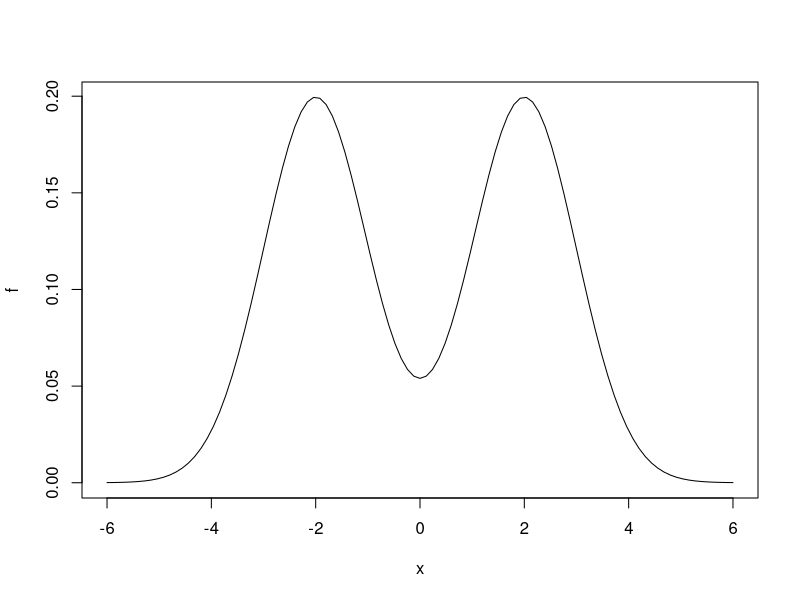
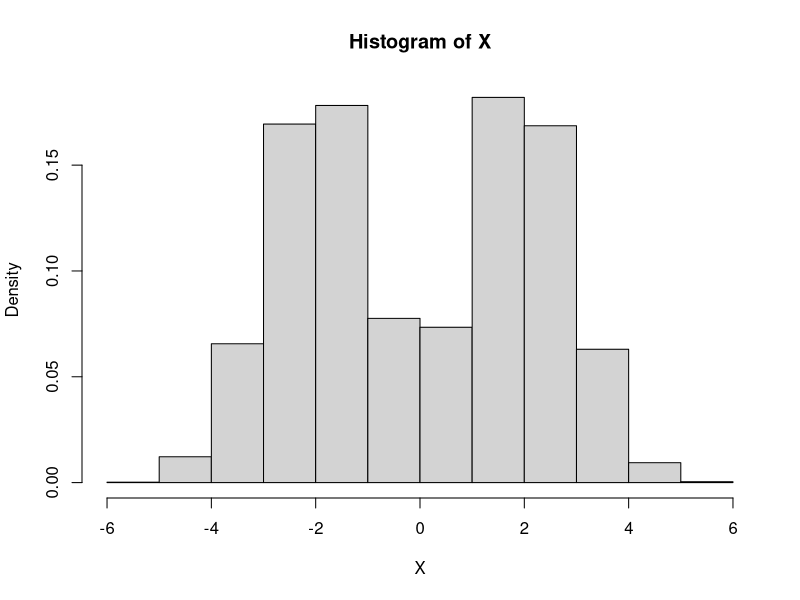
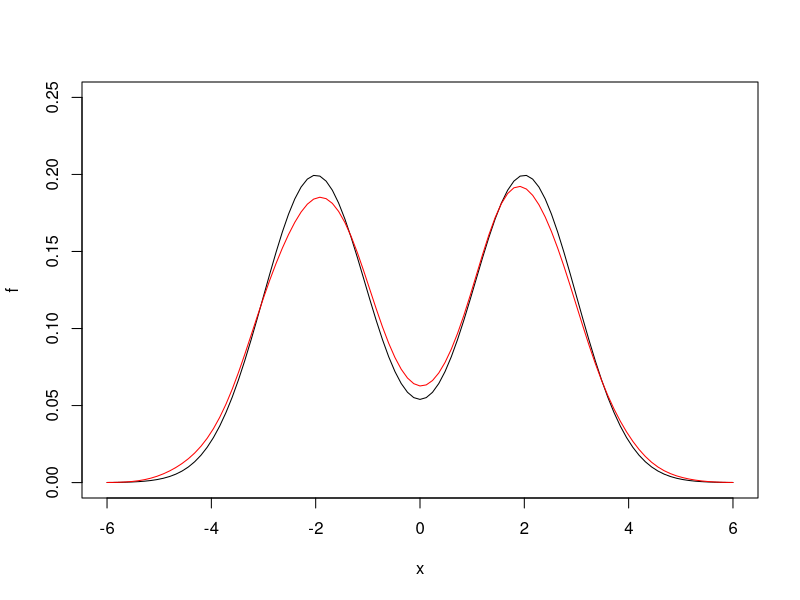
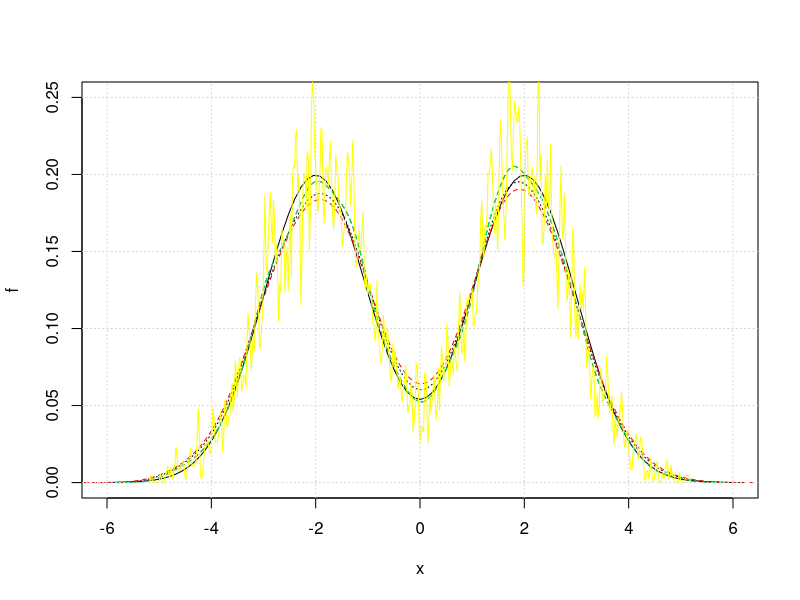
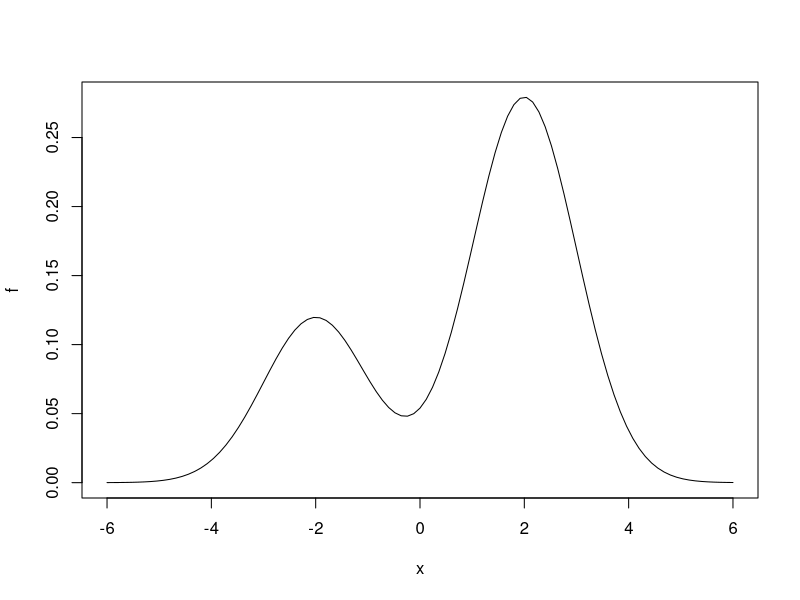
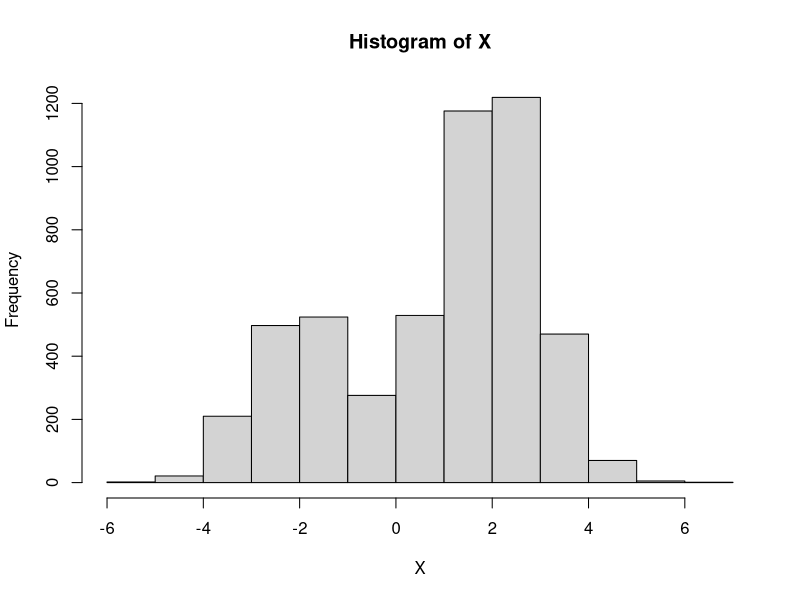
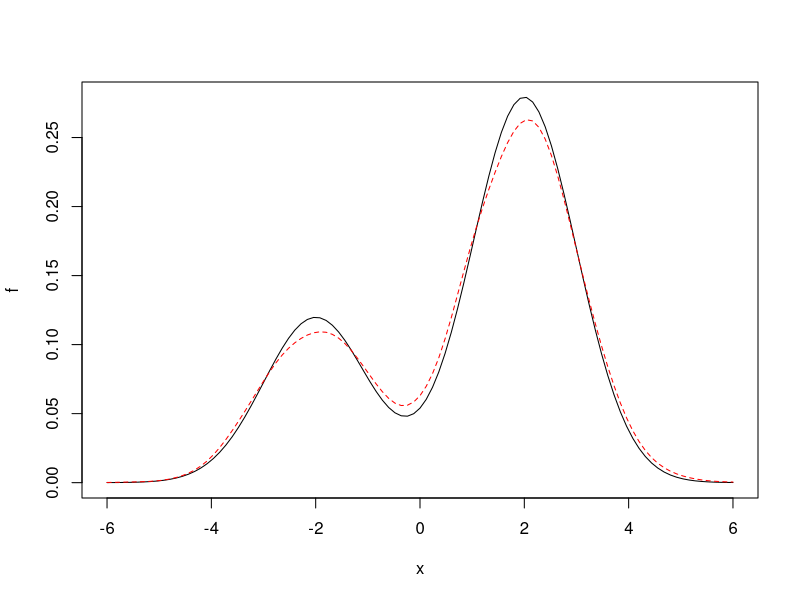
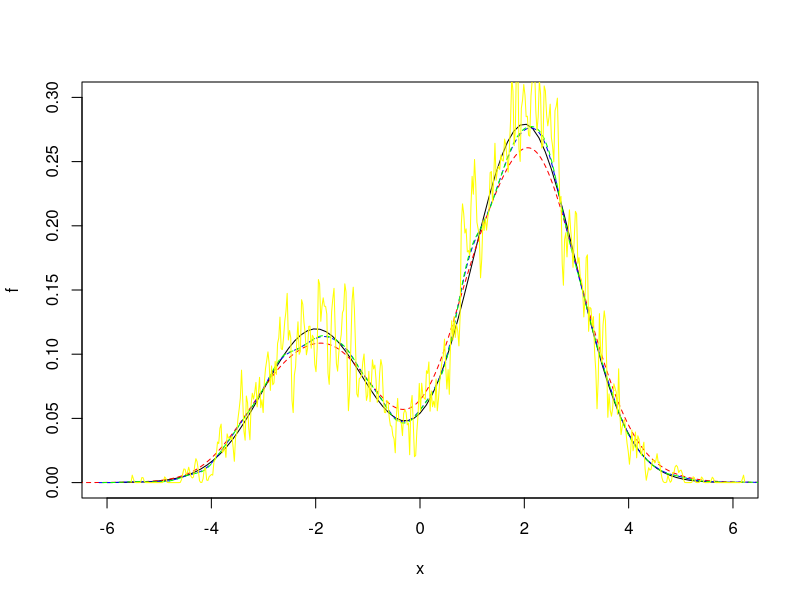

Here is the R script that generated these plots, in order:
#### Exercice 1 ####
# Soit X une variable aléatoire réelle suivant la loi 0.5*N(-2,1)+0.5*N(2,1).

# 1 Tracer la densité f de X (sur l'intervalle [-6,6]) 

# 2. Ecrire une fonction qui permet de générer un échantillon i.i.d. (de taille n=5000) 
# suivant la loi de X

# 3. Tracer les estimateurs à noyau (noyau gaussien) pour les trois paramètres de lissage suivants 
# h1 : choisi par référence à une loi normale; 
# h2 = choisi selon la méthode SJ, 
# h3  : choisi selon la méthode CV


#### Solution ####

#1

f <- function(x) 0.5*dnorm(x, mean=-2, sd=1)+0.5*dnorm(x, mean=2, sd=1)
plot(f, xlim = c(-6,6))

# 2
# générer un échantillon de taille n=5000 de X
n <- 5000
U <- runif(n)
genere_X <- function(u){ 
  lapply(X=u, FUN=function(u){(u<=0.5)*rnorm(n=1,mean=-2, sd=1)+(u>0.5)*rnorm(n=1,mean=2, sd=1)}) 
}

X <- as.numeric(genere_X(U)) # génère un échantillon de X de taille n
hist(X,probability = TRUE )

k <- function(t){(1/sqrt(2*pi))*exp(-t^2/2)} # Le noyau (une densité de proba symétrique, le noyau gaussien).
h <- n^(-1/5)*sd(X) # La fenêtre de lissage.

# On utilise lapply() pour éviter la boucle for, de plus x peut être un vecteur 
f_h <- function(x) lapply(X=x, FUN=function(x){(1/h)*mean(k((x-X)/h))})

plot(f, xlim = c(-6,6), ylim = c(0,0.25))
curve(f_h, add = TRUE, col = 'red')

Ecart_Iq <- summary(X)["3rd Qu."]-summary(X)["1st Qu."]
h1 <- 1.06*min(sqrt((n-1)/n)*sd(X), Ecart_Iq/1.349)*n^(-1/5) # La largeur de la fenêtre de lissage.

h0 <- bw.nrd0(X)
h1 <- bw.nrd(X) 
h2 <- bw.SJ(X) 
h3 <- bw.ucv(X)

f0 <- density(X, bw=h0)
f1 <- density(X, bw=h1)
f2 <- density(X, bw=h2)
f3 <- density(X, bw=h3)
f4 <- density(X, bw=0.01)

plot(f, xlim=c(-6,6), ylim=c(0,0.25))
lines(f0, col="black", lty=3)
lines(f1, col="red", lty=2)
lines(f2, col="blue", lty=2)
lines(f3, col="green", lty=2)
lines(f4, col="yellow", lty=1)
grid()

#### Exercice 2 ###############

# Soit X une variable aléatoire réelle suivant la loi 0.3*N(-2,1)+0.7*N(2,1)

# 1 Tracer la densité f de X (sur l'intervalle [-6,6]) 

# 2. Ecrire une fonction qui permet de générer un échantillon i.i.d. (de taille n=5000) suivant la loi de X

# 3. Tracer les estimateurs à noyau (noyau gaussien) pour les trois paramètres de lissage suivants 
# h1 : choisi par référence à une loi normale; 
# h2 = choisi selon la méthode SJ, 
# h3  : choisi selon la méthode CV


#### Solution ####
#1
f <- function(x) 0.3*dnorm(x, mean=-2)+0.7*dnorm(x, mean=2)
plot(f, xlim=c(-6,6))

#2
# générer un échantillon de taille n=5000 de X
n <- 5000
U <- runif(n)
genere_X <- function(u){ 
  lapply(X=u, FUN=function(u){(u<0.3)*rnorm(1,-2)+(u>0.3)*rnorm(1,2)}) 
}

X <- as.numeric(genere_X(U)) # génère un échantillon de X de taille n
hist(X)

k <- function(t){(1/sqrt(2*pi))*exp(-t^2/2)} # Le noyau (une densité de proba symétrique, le noyau gaussien).
h <- n^(-1/5)*sd(X) # La fenêtre de lissage.
# On utilise lapply() pour éviter la boucle for, de plus x peut être un vecteur 
f_h <- function(x) lapply(X=x, FUN=function(x){(1/h)*mean(k((x-X)/h))})

plot(f, xlim=c(-6,6))
curve(f_h, xlim=c(-6,6), add=TRUE, col="red", lty=2)

# Ecart_Iq <- summary(X)["3rd Qu."]-summary(X)["1st Qu."]
# h1 <- 1.06*min(sqrt((n-1)/n)*sd(X), Ecart_Iq/1.349)*n^(-1/5) # La largeur de la fenêtre de lissage.

h1 <- bw.nrd(X) 
h2 <- bw.SJ(X) 
h3 <- bw.ucv(X)

f1 <- density(X, bw=h1)
f2 <- density(X, bw=h2)
f3 <- density(X, bw=h3)
f4 <- density(X, bw=0.01)

plot(f, xlim=c(-6,6), ylim=c(0,0.3))
lines(f1, col="red", lty=2)
lines(f2, col="blue", lty=2)
lines(f3, col="green", lty=2)
lines(f4, col="yellow", lty=1)
